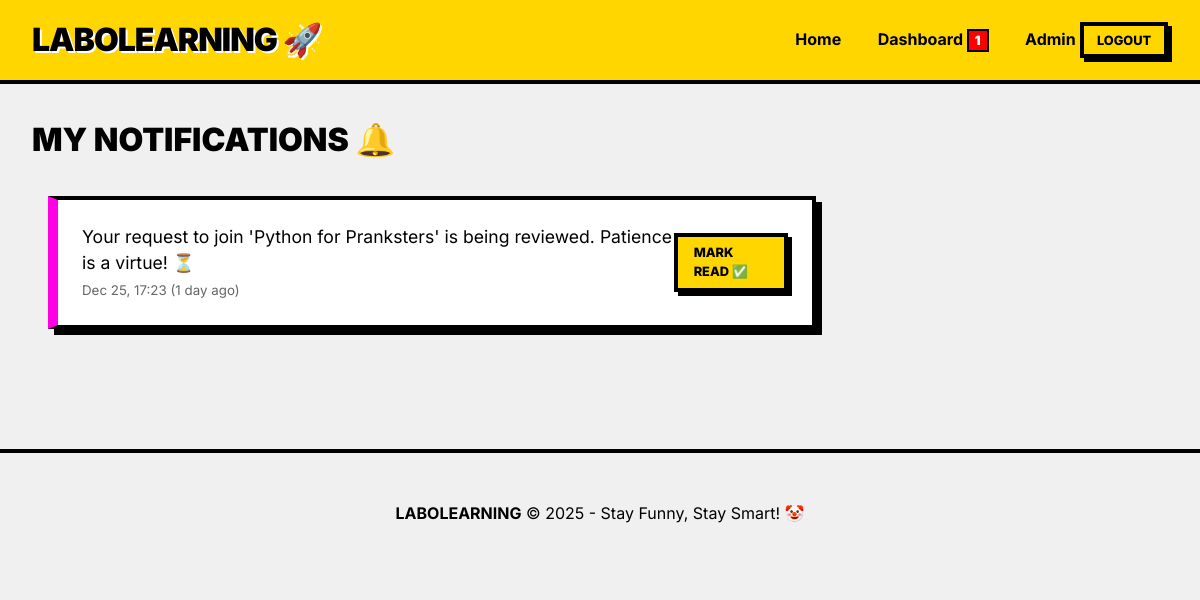
The page /notifications/ (signed in) on the database its author committed.
### users/models.py (models this page shows, shortened)
class User(AbstractUser):
    ROLE_CHOICES = (
        ('student', 'Student'),
        ('instructor', 'Instructor'),
        ('admin', 'Admin'),
    )
    role = models.CharField(max_length=20, choices=ROLE_CHOICES, default='student')
    bio = models.TextField(blank=True, null=True)
    device_limit = models.IntegerField(default=1) # Requirement: device limit control
    @property
    def unread_notifications_count(self):
        return self.notifications.filter(is_read=False).count()

### notifications/models.py (models this page shows, shortened)
class Notification(models.Model):
    user = models.ForeignKey(settings.AUTH_USER_MODEL, on_delete=models.CASCADE, related_name='notifications')
    message = models.TextField()
    is_read = models.BooleanField(default=False)
    created_at = models.DateTimeField(auto_now_add=True)
    link = models.CharField(max_length=500, blank=True, null=True) # Internal link to dash or session
    class Meta:
        ordering = ['-created_at']

### notifications/views.py (the view)
# urls.py: path('', views.notification_list, name='notification_list'),
@login_required
def notification_list(request):
    notifications = request.user.notifications.all()
    return render(request, 'notifications/list.html', {'notifications': notifications})

### templates/notifications/list.html
{% extends 'base.html' %}
{% block content %}
<h1 style="margin-bottom: 2rem;">My Notifications 🔔</h1>
<div style="max-width: 800px;">
    {% for note in notifications %}
    <div class="brutal-card {% if not note.is_read %}unread{% endif %}"
        style="padding: 1.5rem; margin-bottom: 1.5rem; display: flex; justify-content: space-between; align-items: center;">
        <div>
            <p style="margin: 0; font-size: 1.1rem;">{{ note.message }}</p>
            <small style="color: #666;">{{ note.created_at|date:"M d, H:i" }} ({{ note.created_at|timesince }}
                ago)</small>
        </div>
        <div>
            {% if note.link %}
            <a href="{% url 'mark_as_read' note.id %}" class="brutal-btn accent"
                style="padding: 0.4rem 1rem; font-size: 0.8rem;">View ➡️</a>
            {% elif not note.is_read %}
            <a href="{% url 'mark_as_read' note.id %}" class="brutal-btn"
                style="padding: 0.4rem 1rem; font-size: 0.8rem;">Mark Read ✅</a>
            {% endif %}
        </div>
    </div>
    {% empty %}
    <div class="brutal-card" style="text-align: center;">
        <h2>Nothing to see here! 🏜️</h2>
        <p>You're all caught up with your notifications.</p>
    </div>
    {% endfor %}
</div>
{% endblock %}

### templates/base.html (shortened to what this page needs)
<!DOCTYPE html>
<html lang="en">
<head>
    {% load static %}
    <link rel="stylesheet" href="{% static 'css/style.css' %}">
</head>
<body>
    <header>
        <div class="logo">LABOLEARNING 🚀</div>
        <nav>
            <a href="{% url 'home' %}">Home</a>
            {% if user.is_authenticated %}
            <a href="{% url 'student_dashboard' %}">Dashboard {% if user.unread_notifications_count > 0 %}<span
                    class="notification-badge">{{ user.unread_notifications_count }}</span>{% endif %}</a>
            <a href="{% url 'admin:index' %}">Admin</a>
            <form action="{% url 'logout' %}" method="post" style="display:inline;">
                <button type="submit" class="brutal-btn"
                    style="padding: 0.4rem 0.8rem; font-size: 0.8rem;">Logout</button>
            </form>
            {% else %}
            <a href="{% url 'login' %}">Login</a>
            <a href="#" class="brutal-btn accent">Join Now</a>
            {% endif %}
        </nav>
    </header>
    <main class="container">
        {% block content %}{% endblock %}
    </main>
    <footer style="border-top: var(--border-width) solid black; padding: 2rem; text-align: center; margin-top: 4rem;">
        <p><strong>LABOLEARNING</strong> &copy; 2025 - Stay Funny, Stay Smart! 🤡</p>
    </footer>
</body>
</html>

### static/css/style.css (style rules this page uses)
:root { --bg-color: #f0f0f0; --primary-color: #FFD600; --secondary-color: #FF00E5; --accent-color: #00F0FF; --text-color: #000000; --border-width: 4px; --shadow-offset: 6px; }
body { background-color: var(--bg-color); font-family: 'Inter', system-ui, -apple-system, sans-serif; color: var(--text-color); margin: 0; padding: 0; line-height: 1.5; }
.brutal-card { background: white; border: var(--border-width) solid var(--text-color); box-shadow: var(--shadow-offset) var(--shadow-offset) 0px var(--text-color); padding: 2rem; margin: 1rem; transition: transform 0.1s; }
.brutal-btn { background: var(--primary-color); border: var(--border-width) solid var(--text-color); box-shadow: 4px 4px 0px var(--text-color); padding: 0.8rem 1.5rem; font-weight: 800; text-transform: uppercase; cursor: pointer; font-family: inherit; display: inline-block; text-decoration: none; color: black; }
header { background: var(--primary-color); border-bottom: var(--border-width) solid var(--text-color); padding: 1rem 2rem; display: flex; justify-content: space-between; align-items: center; }
.logo { font-weight: 900; font-size: 2rem; letter-spacing: -1px; text-shadow: 2px 2px 0px white; }
nav a { margin-left: 2rem; font-weight: 700; text-decoration: none; color: var(--text-color); border-bottom: 2px solid transparent; }
.container { max-width: 1200px; margin: 0 auto; padding: 2rem; }
h1, h2, h3 { margin-top: 0; text-transform: uppercase; font-weight: 900; }
.notification-badge { background: red; color: white; padding: 2px 6px; border-radius: 0; border: 2px solid black; font-size: 0.8rem; font-weight: 900; }
.brutal-card.unread { border-left: 10px solid var(--secondary-color); }

### rows shown on the page
User: unread_notifications_count "1"
Notification: message "Your request to join 'Python for Pranksters' is being reviewed. Patience is a virtue! ⏳", created_at "Dec 25, 17:23", created_at "1 day", is_read "MARK READ ✅"
